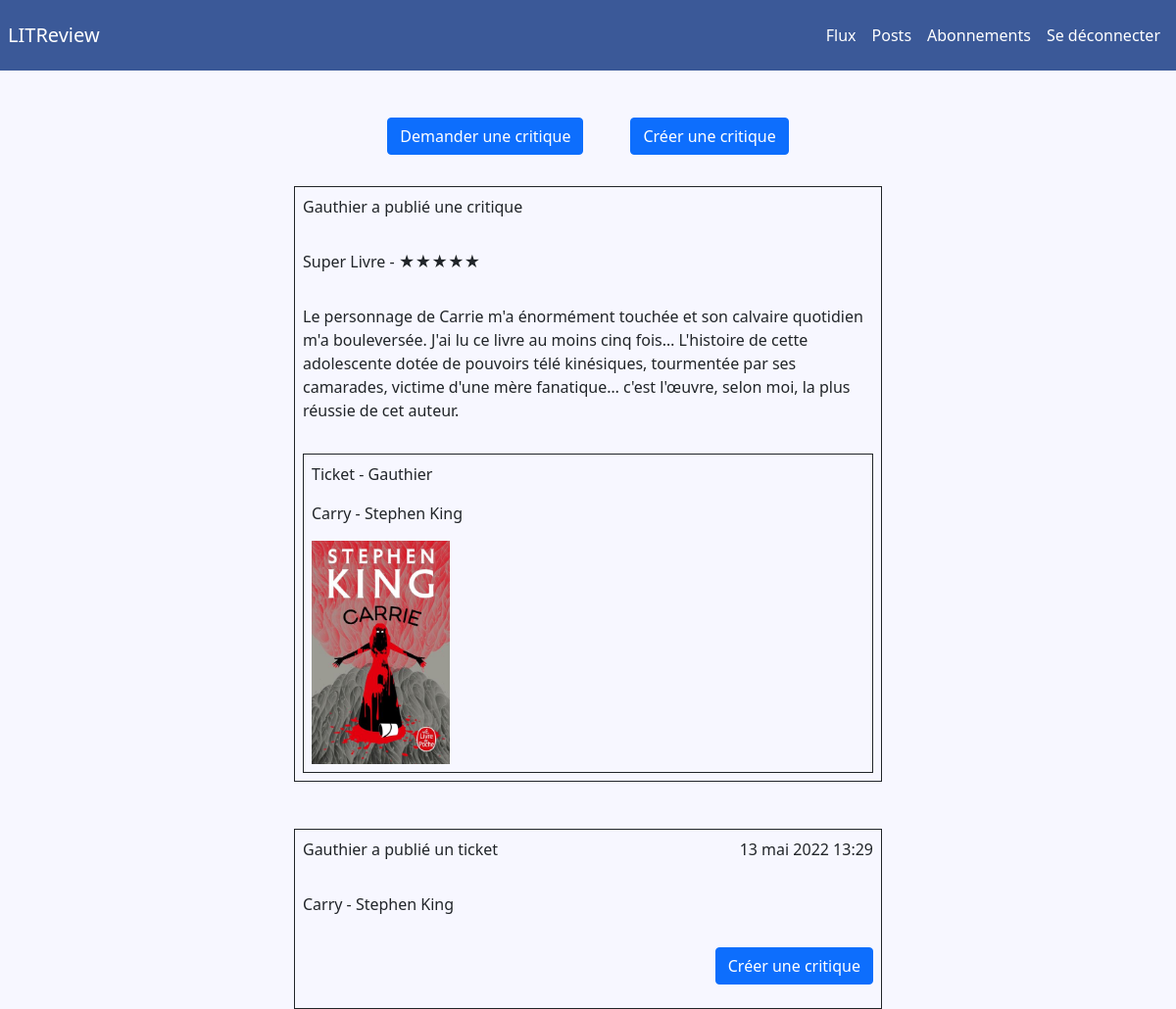
The page /flux/ (signed in) on the database its author committed.
### ticketing/models.py (models this page shows, shortened)
class Review(models.Model):
    ticket = models.ForeignKey(Ticket, on_delete=models.CASCADE)
    rating = models.PositiveSmallIntegerField(validators=[MinValueValidator(0), MaxValueValidator(5)])
    user = models.ForeignKey(settings.AUTH_USER_MODEL, on_delete=models.CASCADE)
    headline = models.CharField(max_length=128)
    body = models.TextField(max_length=8192, blank=True)
    time_created = models.DateTimeField(auto_now_add=True)

class Ticket(models.Model):
    title = models.CharField(max_length=128)
    description = models.TextField(max_length=2048, blank=True)
    user = models.ForeignKey(settings.AUTH_USER_MODEL, on_delete=models.CASCADE)
    image = models.ImageField(null=True, blank=True)
    time_created = models.DateTimeField(auto_now_add=True)

### core/models.py (models this page shows)
class User(AbstractUser):
    username = models.CharField(max_length=50, unique=True)
    password = models.CharField(max_length=50, unique=False)
    USERNAME_FIELD = "username"

### core/views.py (the view)
# urls.py: path('flux/', login_required(FluxPage.as_view()), name='flux'),
class FluxPage(View):
    template = "flux.html"
    def get(self, request):
        reviews = Review.objects.annotate(content_type=Value("REVIEW", CharField()))
        tickets = Ticket.objects.annotate(content_type=Value("TICKET", CharField()))
        posts = sorted(chain(reviews, tickets), key=lambda post: post.time_created, reverse=True)
        return render(request, self.template, context={'posts': posts, 'tickets': tickets})

### core/templates/flux.html
{% block header %}
    {% include 'navbar.html' %}
{% endblock header %}
{% block flux %}
    <div class="d-flex justify-content-center align-items-center mt-5 mb-3 gap-5">
        <form action="">
            <button class="btn btn-primary">Demander une critique</button>
        </form>
        <form action="{% url 'review' %}">
            <button class="btn btn-primary">Créer une critique</button>
        </form>
    </div>
    {% for post in posts %}
        {% if post.content_type == "TICKET" %}
            {% include "ticket.html" %}
        {% elif post.content_type == "REVIEW" %}
            {% include "review.html" %}
        {% endif %}
    {% endfor %}
{% endblock flux %}

### core/templates/review.html
{% block review %}
{% load static %}
    <div class="d-flex justify-content-center flex-column border border-dark w-50 m-auto">
        <div class="d-flex justify-content-between">
            {% if post.user != request.user %}
                <p class="text-start p-2">{{ post.user }} a publié une critique</p>
            {% else %}
            <p class="text-start p-2">Vous avez publié une critique</p>
            {% endif %}
            <p class="text-end p-2">{{ review.time_created }}</p>
        </div>
        {% if post.rating == 5 %}
            <p class="p-2">{{ post.headline }} - ★★★★★</p>
        {% elif review.rating == 4 %}
            <p class="p-2">{{ post.headline }} - ★★★★</p>
        {% elif review.rating == 3 %}
            <p class="p-2">{{ post.headline }} - ★★★</p>
        {% elif review.rating == 2 %}
            <p class="p-2">{{ post.headline }} - ★★</p>
        {% elif review.rating == 1 %}
            <p class="p-2">{{ post.headline }} - ★</p>
        {% else %}
            <p class="p-2">{{ post.headline }} - 0 étoile</p>
        {% endif %}
        <p class="p-2">{{ post.body }}</p>
        {% for ticket in tickets  %}
            {% if ticket.id == post.ticket_id %}
                <div class="border border-dark m-2 p-2">
                    {% if ticket.user != request.user %}
                        <p>Ticket - {{ ticket.user }}</p>
                    {% else %}
                        <p>Ticket - Vous</p>
                    {% endif %}
                    <p>{{ ticket.title }}</p>
                    <div class="col-md-3">
                        <img class="img-fluid" src="{% static "" %}{{ ticket.image }}" alt="couverture livre">
                    </div>
                </div>
            {% endif %}
        {% endfor %}
    </div>
{% endblock review %}

### core/templates/ticket.html
{% block ticket %}
{% load static %}
    <div class="d-flex justify-content-center flex-column mt-5 border border-dark w-50 m-auto">
        <div class="d-flex justify-content-between">
            <p class="text-start p-2">{{ post.user }} a publié un ticket</p>
            <p class="text-end p-2">{{ post.time_created }}</p>
        </div>
        <p class="p-2">{{ post.title }}</p>
        <div class="d-flex justify-content-end gap-3 m-2">
            <form action="{% url 'edit-ticket' post.id %}">
                <button class="btn btn-primary">Créer une critique</button>
            </form>
        </div>
    </div>
{% endblock ticket %}

### static/css/style.css (style rules this page uses)
html, body { height: 100%; }
.custom-body { background-color: #F7F7FF; }

### rows shown on the page
Review: user "Gauthier", headline "Super Livre", body "Le personnage de Carrie m'a énormément touchée et son calvaire quotidien m'a bouleversée. J'ai lu ce livre au moins cinq fois… L'histoire de cette adolescente dotée de pouvoirs télé kinésiques, tourmentée par ses camarades, victime d'une mère fanatique… c'est l'œuvre, selon moi, la plus réussie de cet auteur."
Ticket: user "Gauthier", title "Carry - Stephen King", image (picture), time_created "13 mai 2022 13:29"
